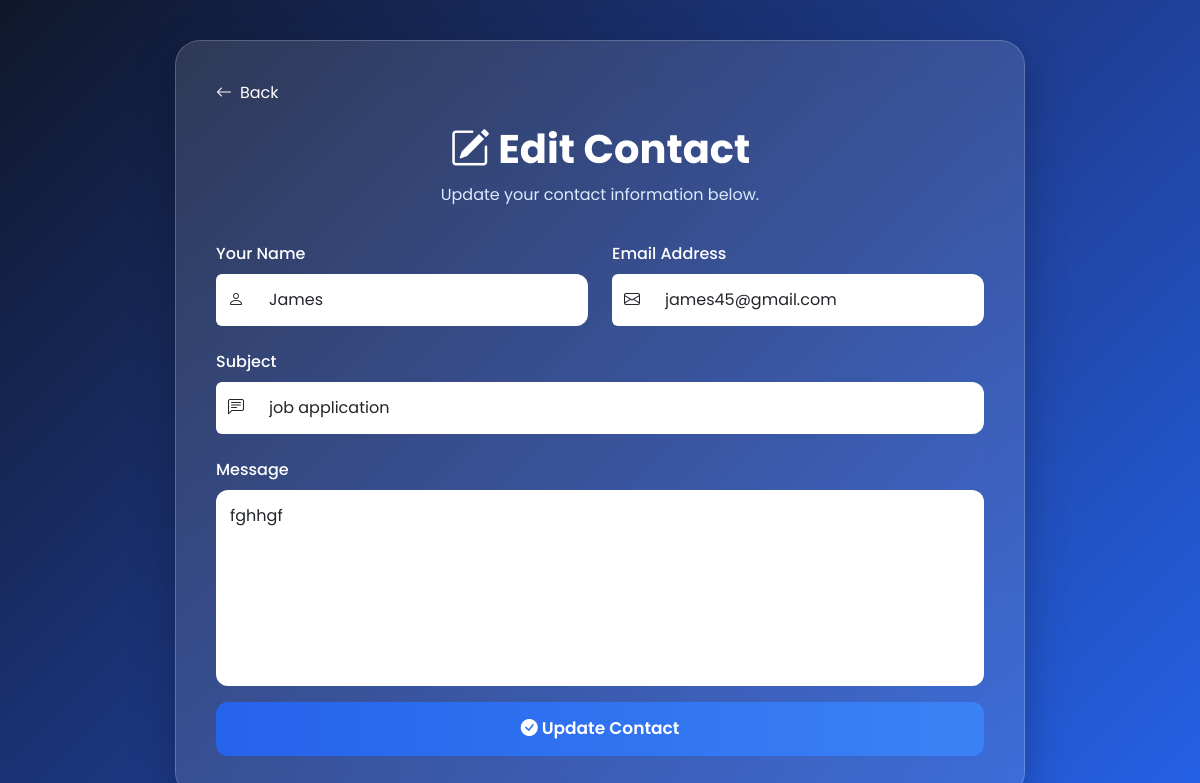
Page /edit/4/ on the committed database.
### myapp/models.py (models this page shows, shortened)
class Contact(models.Model):
    name = models.CharField(max_length=20)
    email = models.EmailField()
    subject = models.CharField(max_length=200)
    message = models.TextField()

### myapp/views.py (the view)
# urls.py: path('edit/<int:id>/', views.edit,),
def edit(request, id):
    editappointment = get_object_or_404(Contact, id=id)
    if request.method == 'POST':
        editappointment.name = request.POST.get('name')
        editappointment.email = request.POST.get('email')
        editappointment.subject = request.POST.get('subject')
        editappointment.message = request.POST.get('message')
        editappointment.save()
        return redirect('/show')
    else:
        return render(request, 'edit.html', {'editappointment': editappointment})

### templates/edit.html (shortened to what this page needs)
<!DOCTYPE html>
<html lang="en">
<head>
    {% load static %}
    <link rel="stylesheet" href="{% static 'assets/vendor/bootstrap/css/bootstrap.min.css' %}">
    <link href="https://cdn.jsdelivr.net/npm/bootstrap-icons@1.11.3/font/bootstrap-icons.css" rel="stylesheet">
</head>
<body>
<div class="card-container">
    <a href="javascript:history.back()" class="back-btn">
        <i class="bi bi-arrow-left"></i> Back
    </a>
    <h1><i class="bi bi-pencil-square"></i> Edit Contact</h1>
    <p class="subtitle">
        Update your contact information below.
    </p>
    <form method="post">
        <div class="row g-4">
            <div class="col-md-6">
                <label>Your Name</label>
                <div class="input-group">
                    <span class="input-group-text">
                        <i class="bi bi-person"></i>
                    </span>
                    <input
                        type="text"
                        class="form-control"
                        name="name"
                        value="{{ editappointment.name }}"
                        placeholder="Enter your name"
                        required>
                </div>
            </div>
            <div class="col-md-6">
                <label>Email Address</label>
                <div class="input-group">
                    <span class="input-group-text">
                        <i class="bi bi-envelope"></i>
                    </span>
                    <input
                        type="email"
                        class="form-control"
                        name="email"
                        value="{{ editappointment.email }}"
                        placeholder="Enter your email"
                        required>
                </div>
            </div>
            <div class="col-12">
                <label>Subject</label>
                <div class="input-group">
                    <span class="input-group-text">
                        <i class="bi bi-chat-left-text"></i>
                    </span>
                    <input
                        type="text"
                        class="form-control"
                        name="subject"
                        value="{{ editappointment.subject }}"
                        placeholder="Enter subject"
                        required>
                </div>
            </div>
            <div class="col-12">
                <label>Message</label>
                <textarea
                    class="form-control"
                    name="message"
                    rows="7"
                    placeholder="Write your message..."
                    required>{{ editappointment.message }}</textarea>
            </div>
            <div class="col-12 mt-3">
                <button class="btn-update">
                    <i class="bi bi-check-circle-fill"></i>
                    Update Contact
                </button>
            </div>
        </div>
    </form>
</div>
</body>
</html>

### templates/edit.html (style rules this page uses)
* { margin:0; padding:0; box-sizing:border-box; font-family:'Poppins',sans-serif; }
body { min-height:100vh; display:flex; justify-content:center; align-items:center; background:linear-gradient(135deg,#0f172a,#1e3a8a,#2563eb); padding:40px 15px; }
.card-container { width:100%; max-width:850px; background:rgba(255,255,255,.12); backdrop-filter:blur(20px); border:1px solid rgba(255,255,255,.2); border-radius:25px; padding:40px; color:white; box-shadow:0 15px 40px rgba(0,0,0,.25); animation:fadeIn .8s ease; }
h1 { font-weight:700; text-align:center; margin-bottom:10px; }
.subtitle { text-align:center; color:#dbeafe; margin-bottom:35px; }
label { margin-bottom:8px; font-weight:500; }
.input-group-text { background:#ffffff; border:none; }
.form-control { border:none; padding:14px; border-radius:12px; transition:.3s; box-shadow:none; }
textarea { resize:none; }
.btn-update { width:100%; padding:14px; border:none; border-radius:12px; background:linear-gradient(90deg,#2563eb,#3b82f6); color:white; font-weight:600; font-size:17px; transition:.3s; }
.back-btn { text-decoration:none; color:white; display:inline-flex; align-items:center; gap:8px; margin-bottom:20px; transition:.3s; }

### rows in the picture
Contact: name "James", email "james45@gmail.com", subject "job application", message "fghhgf"
